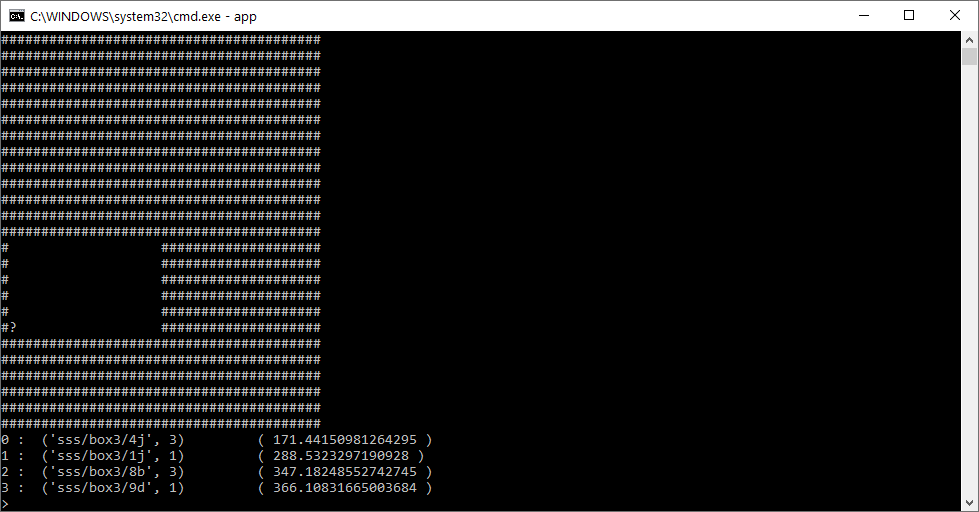
#> input picture App.png, 979 x 512 px
$ python -i processor2000.py   (imports and definitions only)
#> lines starting #> are read from the running program, lines starting #| are printed output that depends on the picture; after the words box and inside, x2 and y2 are one past the last pixel; in counts of white or black regions, pixels touching at a corner belong together
import matplotlib.pyplot as plt
import matplotlib.image as mpimg
import numpy as np
import math
from cv2 import cv2
import jigsaw2000
import sys
from itertools import chain
import os
import os.path
import fnmatch

class Quad:
	pass

class xjigsaw:
	pass

debug = False
debugPreProcessing = False
debugGeometry = False
conernsoverride = False
allowedOreintation = None
white = 256
bottom = 0.25 * white
top    = 0.75 * white
cornerdb = {'brown/e_1' : [[169,53],[430,70],[383,459],[89,462]],
'darkgrn/f_1' : [[100,152],[459,137],[450,455],[110,408]],
'lghtgrn/c_9' : [[198,48],[522,210],[405,465],[84,285]],
'lghtgrn/e_6' : [[206,5],[523,177],[392,445],[101,247]],
'lghtgrn/f_2' : [[328,21],[523,260],[212,461],[49,206]],
'lghtgrn/i_4' : [[325,34],[505,234],[230,474],[47,270]],
'lghtgrn/j_8' : [[326,28],[515,273],[188,461],[50,227]]}
datadir = r'C:\jigsaw\data\2000'

scalefactor = 0.9005 # 90.05%
scalefactorCam = 1.000
#scalefactorCam = 1.035  # make camera bigger by 3.5%

################# service functions #########################

# [11 lines left out: function smooth, not called in this run]

def imshow(a):
	plt.imshow(a, cmap = plt.get_cmap('gray'))
	plt.show()

def graphshow(a):
	plt.plot(a)
	plt.show()

# [7 lines left out: function rangeconvert, not called in this run]

def make_floodfill_mask(img, x, y):
	matrix_np = np.asarray(img).astype(np.uint8)
	mask = np.zeros(np.asarray(img.shape)+2, dtype=np.uint8)
	start_pt = (x,y)
	cv2.floodFill(matrix_np, mask, start_pt, 255, flags=4)
	mask = mask[1:-1, 1:-1]
	return mask

def floodfill(img, x, y, c):
	mask = make_floodfill_mask(img, x, y)
	img[mask != 0] = c

#################### image pre-processing #####################

def rgb2gray(rgb):
	return cv2.cvtColor(rgb, cv2.COLOR_RGB2GRAY)

# [9 lines left out: function midrange2grey, not called in this run]

##############################################################

def findCenter(a):
	# find the center of mass
	sy, sx = a.shape
	blacksPixels = cv2.inRange(a, 0, 1)
	x, y = np.meshgrid(np.linspace(0,sx-1,sx), np.linspace(0,sy-1,sy))
	zx = x * blacksPixels
	zy = y * blacksPixels
	tot =  blacksPixels.sum()
	xsum = zx.sum()
	ysum = zy.sum()
	return ( xsum / tot, ysum / tot )

def refinecm(img, cm):
	_y = int(cm[1])
	_x = int(cm[0])

	# cross pattern search to find a black pixel:
	for i in range(55):
		if (img[_y+i][_x  ] == 0): return (_x  ,_y+i)
		if (img[_y-i][_x  ] == 0): return (_x  ,_y-i)
		if (img[_y  ][_x+i] == 0): return (_x+i,_y  )
		if (img[_y  ][_x-i] == 0): return (_x-i,_y  )


# [148 lines left out: functions inbound, makeRad, pad, findMinima, refineCorners, refineCornersX and 2 more, not called in this run]

def findNearestDistance(elem, vals):
	k = findNearestElem(elem, vals)
	return abs(k-elem)

# [340 lines left out: functions findDistanceOnCircle, selectDiagonalConers, rejectNonCornerMaximas, findCorners, makeQuad, findFirst and 2 more, not called in this run]

def clearbg(rgb):
	hsv = cv2.cvtColor(rgb, cv2.COLOR_BGR2HSV)
#> hsv: shape (512, 979, 3); mean H, S, V 5.2, 16.3, 34.2
	h,s,v = cv2.split(hsv)
	b,g,r = cv2.split(rgb)

	zeros = np.zeros(v.shape, np.uint8)
	image = zeros[:]


	mask_grey  = cv2.inRange(g, 0, 80)
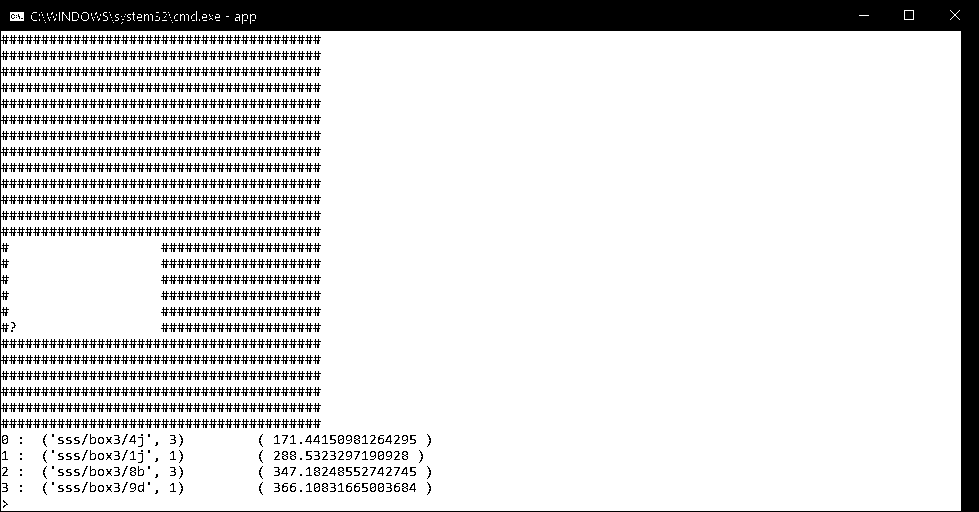
#> mask_grey: shape (512, 979); 85.9% white; 1032 black regions (77 under 20 px), largest, box (x1, y1, x2, y2) and area: (0, 0, 979, 512) 40535, (905, 11, 913, 19) 64, (9, 35, 17, 44) 31
	mask_black = cv2.inRange(s, 0, 128)
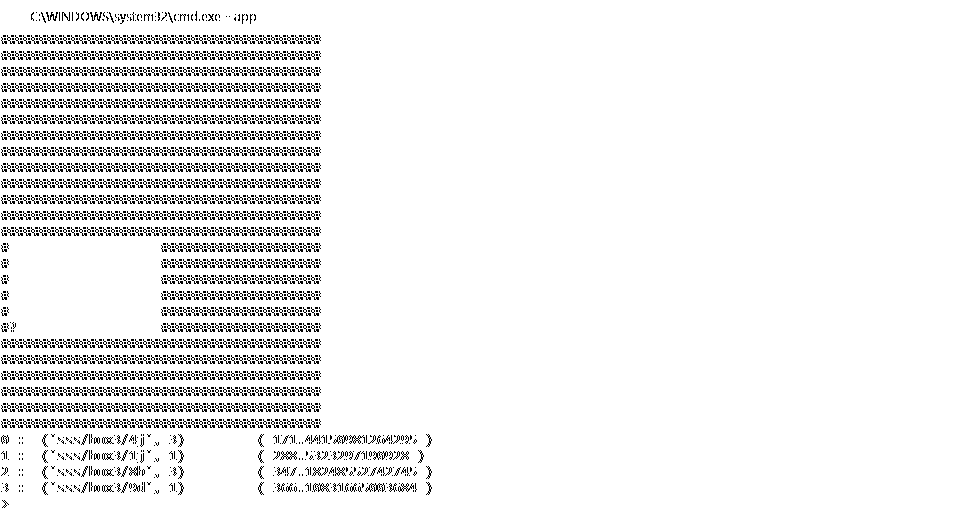
#> mask_black: shape (512, 979); 93.6% white; black in thin lines or dots, all inside (x1, y1, x2, y2) = (1, 11, 432, 508)
	mask_white = cv2.inRange(s, 160, 255)
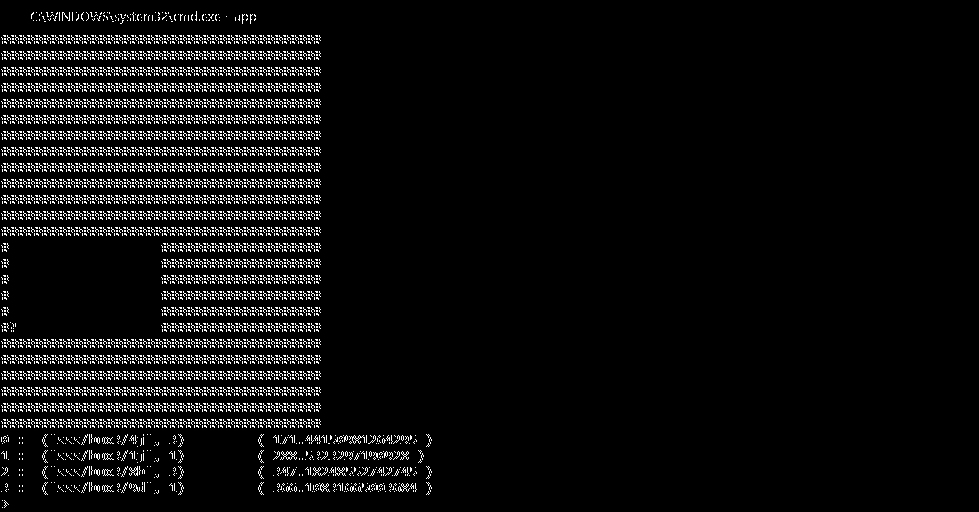
#> mask_white: shape (512, 979); 5.4% white in thin lines or dots, all inside (x1, y1, x2, y2) = (1, 11, 432, 508)

	# Rendering order:
	# Gray background
	# White
	# Black
	# Grey
	image[:] = 128
	cv2.bitwise_or(image, 255, dst=image, mask=(mask_white))
	cv2.bitwise_and(image, 0, dst=image, mask=(mask_black))
	cv2.bitwise_and(image, 0, dst=image, mask=(mask_grey))
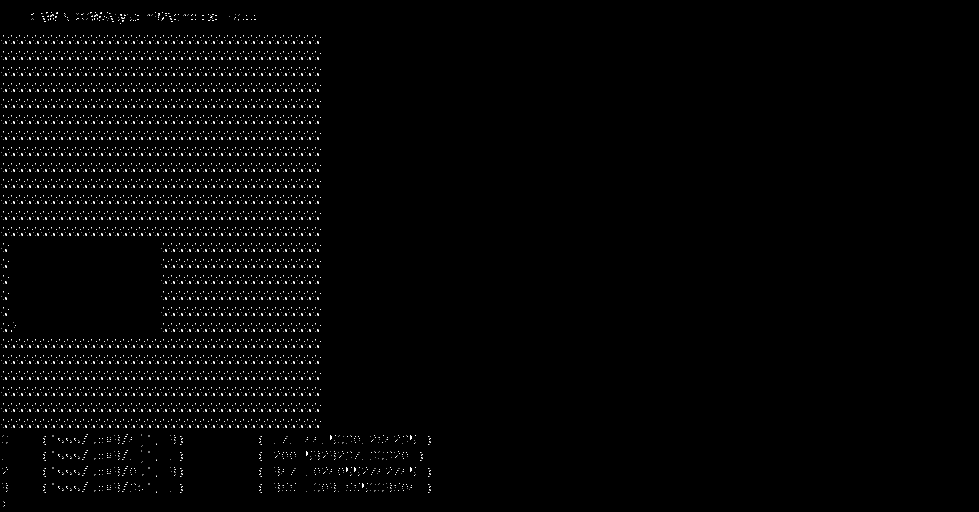
#> image: shape (512, 979); min 0, max 255, mean 4.3
	cv2.bitwise_or(image, 128, dst=image, mask=(mask_grey))

	return image


def glareElimination(img):
	# find center of mass
	cm = findCenter(img)
#> in findCenter, `blacksPixels = cv2.inRange(a, 0, 1)`: blacksPixels: shape (512, 979); 11.9% white; 1242 white regions (323 under 20 px), largest, box (x1, y1, x2, y2) and area: (0, 0, 979, 512) 39482, (905, 11, 913, 19) 64, (73, 13, 78, 20) 29
#> in findCenter, `zy = y * blacksPixels`:
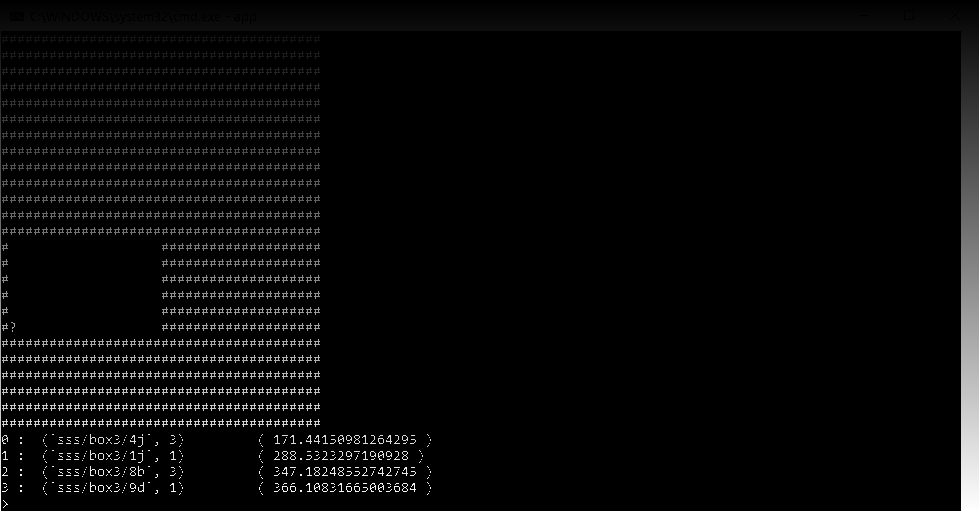
#> zy: shape (512, 979) float64; min 0, max 130305, mean 4263; drawn with min black and max white
#> in findCenter, `tot =  blacksPixels.sum()`: tot = 15175050
#> in findCenter, `xsum = zx.sum()`: xsum = 6.91e+09
#> in findCenter, `ysum = zy.sum()`: ysum = 2.14e+09
#> cm = (455.2, 140.8)
	cm = refinecm(img, cm)

	# Step 1: Clean up any white islands inside grey zone
	# Step 2: Clean up any grey islands inside white zone

	# --Step 1--
	# Fill the perim with gray
	work  = np.copy(img)
	work[0,:] = 255
	work[:,0] = 255
	work[-1,:] = 255
	work[:,-1] = 255
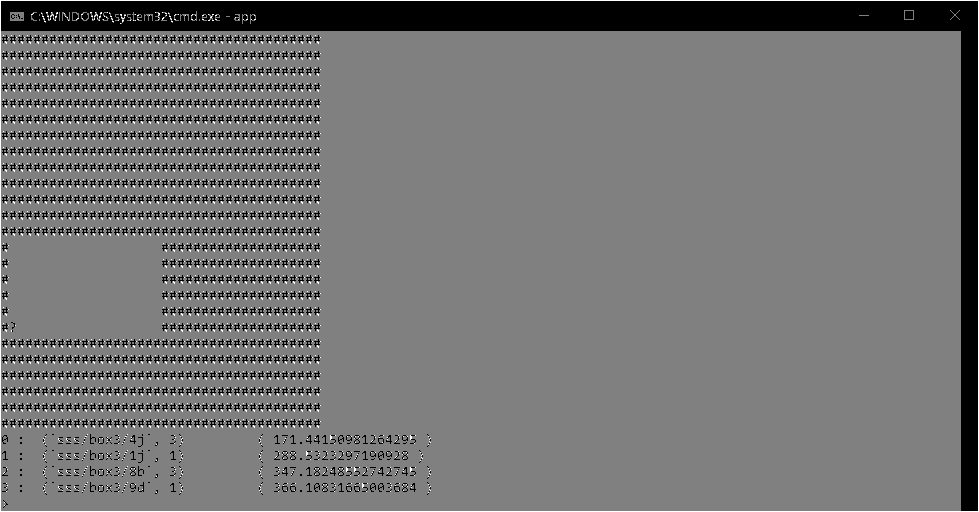
#> work: shape (512, 979); min 0, max 255, mean 115.8

	# Fill the center and the perimeter with gray.
	mask1 = make_floodfill_mask(work, 0, 0)
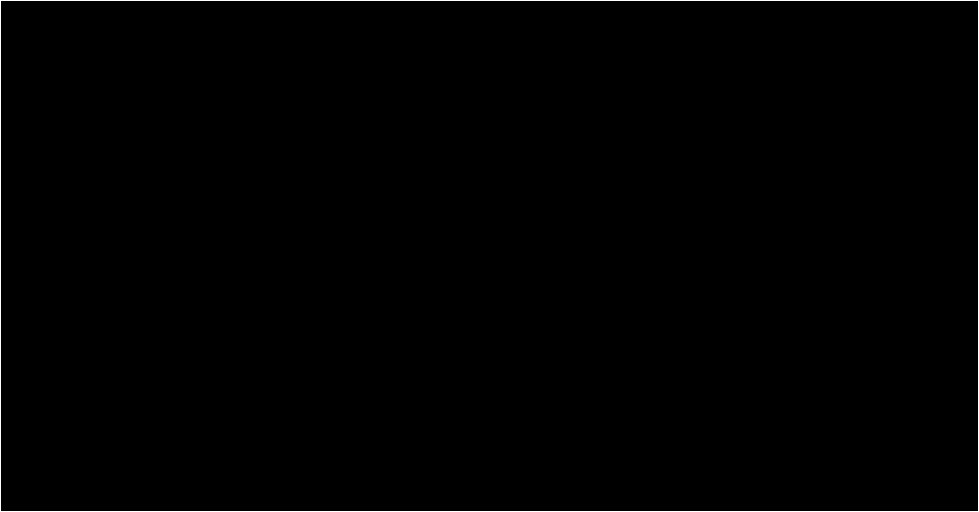
#> mask1: shape (512, 979); values 0 (black) and 1 (white), 0.59% white in thin lines or dots
#> (the run stopped early here; a loop or call above may not have finished)
